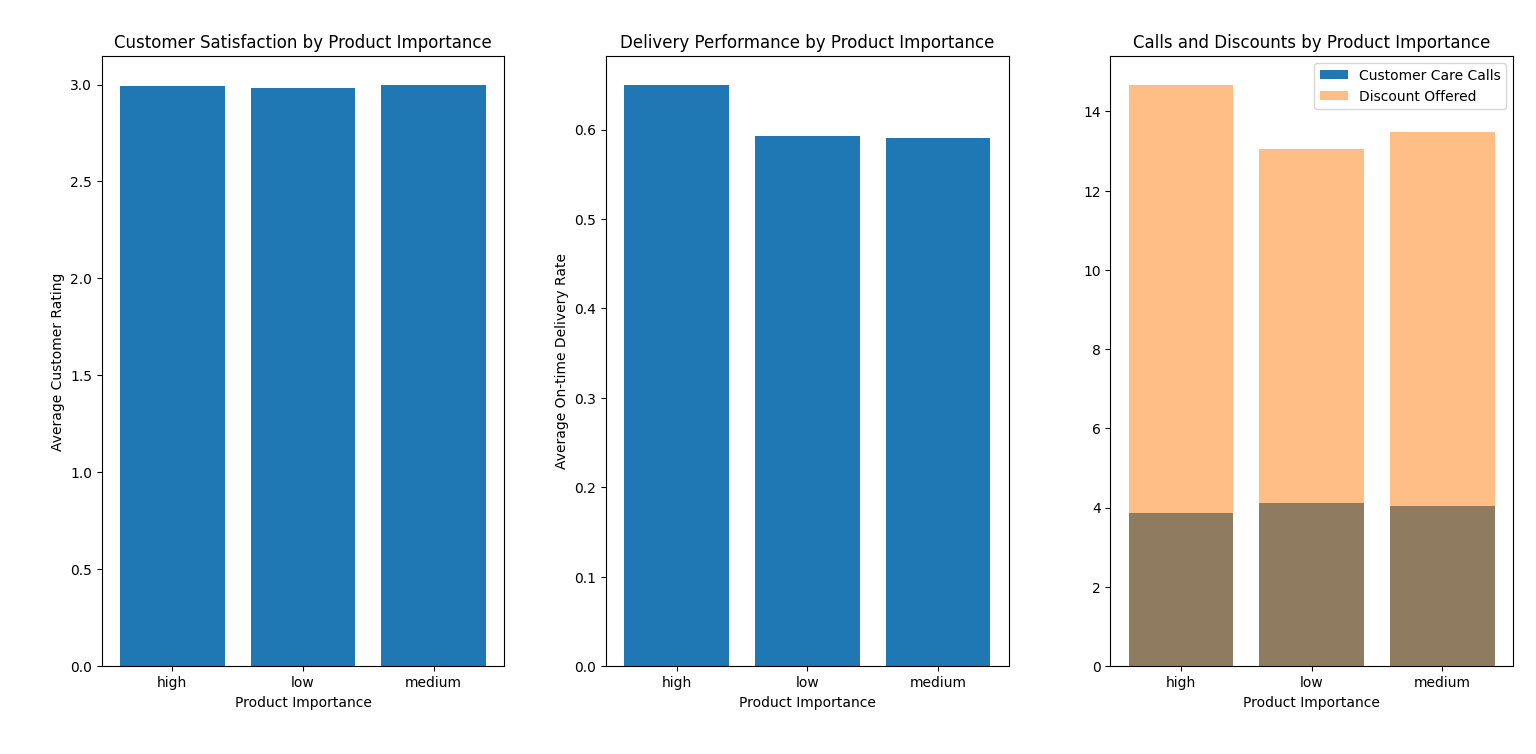

Write Python code to recreate this figure.
# Import the pandas library for data manipulation and the matplotlib library for plotting.
import pandas as pd
import matplotlib.pyplot as plt

# Load the data from a CSV file named 'Train.csv' into a pandas DataFrame called 'data'.
# This assumes that the CSV file is in the same directory as the script.
data = pd.read_csv('Train.csv')

# Perform an analysis on customer satisfaction levels based on the importance of the product.
# Group the data by the 'Product_importance' category and calculate the mean customer rating for each group.
# Reset the index to convert the resulting series into a DataFrame.
satisfaction_by_importance = data.groupby('Product_importance')['Customer_rating'].mean().reset_index()

# Analyze delivery performance, which is measured by whether products reached on time or not.
# Group the data by 'Product_importance' and calculate the mean value of the 'Reached.on.Time_Y.N' column,
# which indicates delivery performance (1 for late, 0 for on-time).
delivery_by_importance = data.groupby('Product_importance')['Reached.on.Time_Y.N'].mean().reset_index()

# Analyze customer care calls and discounts offered, grouped by the importance of the product.
# Use the aggregate (agg) method to calculate the mean number of customer care calls and the mean discount offered,
# providing a dictionary to specify the operations for each column.
calls_and_discounts_by_importance = data.groupby('Product_importance').agg({
    'Customer_care_calls': 'mean',  # Calculate the average number of customer care calls.
    'Discount_offered': 'mean'  # Calculate the average discount offered.
}).reset_index()

# Begin creating plots to visualize the data. Set the figure size to 10x5 inches for better readability.
plt.figure(figsize=(10, 5))

# Create the first subplot for customer satisfaction.
plt.subplot(1, 3, 1)  # Indicate that this is the first of three subplots (1 row, 3 columns, 1st subplot).
plt.bar(satisfaction_by_importance['Product_importance'], satisfaction_by_importance['Customer_rating'])
plt.title('Customer Satisfaction by Product Importance')  # Title for the plot.
plt.xlabel('Product Importance')  # Label for the x-axis.
plt.ylabel('Average Customer Rating')  # Label for the y-axis.

# Create the second subplot for delivery performance.
plt.subplot(1, 3, 2)  # This is the second subplot.
plt.bar(delivery_by_importance['Product_importance'], delivery_by_importance['Reached.on.Time_Y.N'])
plt.title('Delivery Performance by Product Importance')  # Title for the plot.
plt.xlabel('Product Importance')  # Label for the x-axis.
plt.ylabel('Average On-time Delivery Rate')  # Label for the y-axis.

# Create the third subplot for customer care calls and discounts.
plt.subplot(1, 3, 3)  # This is the third subplot.
# Plot the average number of customer care calls for each product importance category.
plt.bar(calls_and_discounts_by_importance['Product_importance'], calls_and_discounts_by_importance['Customer_care_calls'], label='Customer Care Calls')
# Plot the average discount offered for each product importance category, with partial transparency (alpha).
plt.bar(calls_and_discounts_by_importance['Product_importance'], calls_and_discounts_by_importance['Discount_offered'], label='Discount Offered', alpha=0.5)
plt.title('Calls and Discounts by Product Importance')  # Title for the plot.
plt.xlabel('Product Importance')  # Label for the x-axis.
plt.legend()  # Add a legend to differentiate the bars.

# Adjust the layout to prevent overlapping of subplots.
plt.tight_layout()
# Display the plots on the screen.
plt.show()
